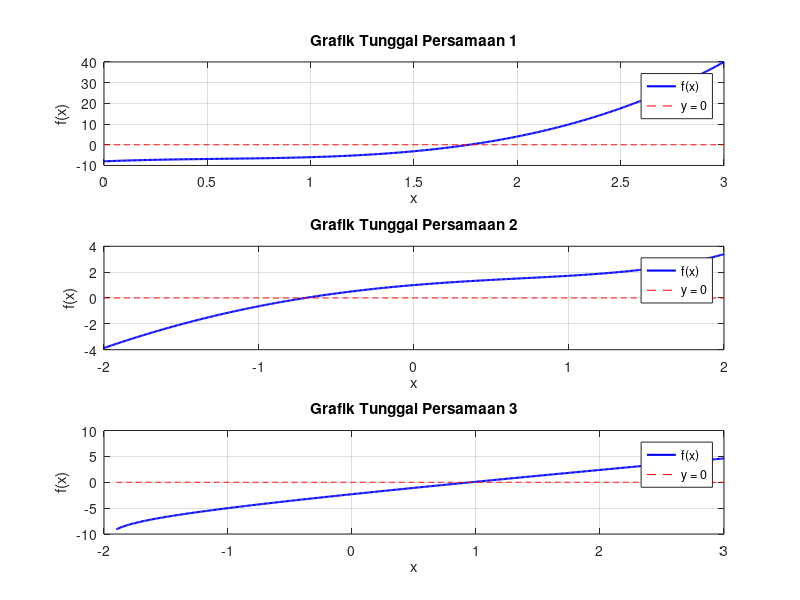
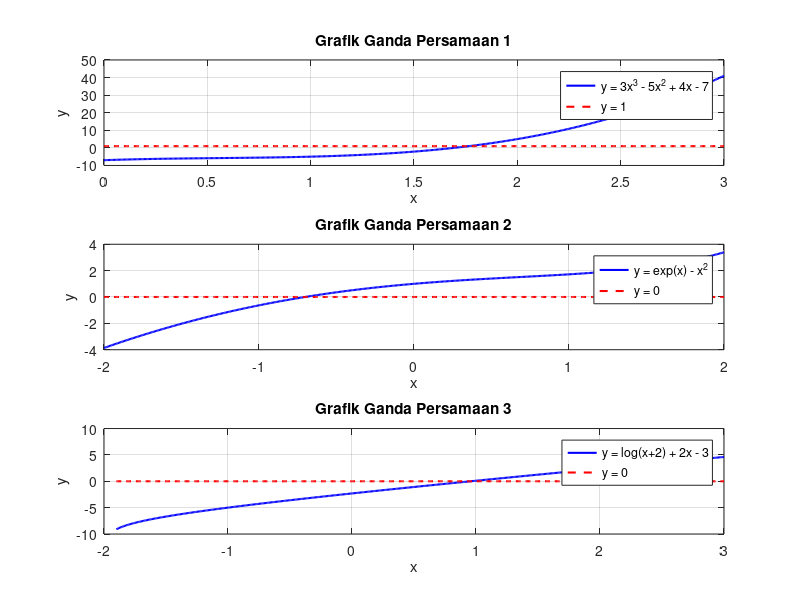

Reproduce these figures in MATLAB, in order.

clc;
clear;
close all;

% ==========================================
% GRAFIK TUNGGAL DAN GRAFIK GANDA
% SISTEM PERSAMAAN NON-LINEAR
% ==========================================

% Persamaan 1:
% y = 3x^3 - 5x^2 + 4x - 7 dan y = 1
f1 = @(x) 3*x.^3 - 5*x.^2 + 4*x - 8;

% Persamaan 2:
% y = exp(x) - x^2 dan y = 0
f2 = @(x) exp(x) - x.^2;

% Persamaan 3:
% y = log(x+2) + 2x - 3 dan y = 0
f3 = @(x) log(x+2) + 2*x - 3;

% ==========================================
% GRAFIK TUNGGAL
% ==========================================

figure(1);

x1 = linspace(0, 3, 500);
subplot(3,1,1);
plot(x1, f1(x1), 'b', 'LineWidth', 1.5);
hold on;
plot(x1, zeros(size(x1)), 'r--');
grid on;
title('Grafik Tunggal Persamaan 1');
xlabel('x');
ylabel('f(x)');
legend('f(x)', 'y = 0');
hold off;

x2 = linspace(-2, 2, 500);
subplot(3,1,2);
plot(x2, f2(x2), 'b', 'LineWidth', 1.5);
hold on;
plot(x2, zeros(size(x2)), 'r--');
grid on;
title('Grafik Tunggal Persamaan 2');
xlabel('x');
ylabel('f(x)');
legend('f(x)', 'y = 0');
hold off;

x3 = linspace(-1.9, 3, 500);
subplot(3,1,3);
plot(x3, f3(x3), 'b', 'LineWidth', 1.5);
hold on;
plot(x3, zeros(size(x3)), 'r--');
grid on;
title('Grafik Tunggal Persamaan 3');
xlabel('x');
ylabel('f(x)');
legend('f(x)', 'y = 0');
hold off;

% ==========================================
% GRAFIK GANDA
% ==========================================

figure(2);

% Persamaan 1
x = linspace(0, 3, 500);
subplot(3,1,1);
plot(x, 3*x.^3 - 5*x.^2 + 4*x - 7, 'b', 'LineWidth', 1.5);
hold on;
plot(x, ones(size(x)), 'r--', 'LineWidth', 1.5);
grid on;
title('Grafik Ganda Persamaan 1');
xlabel('x');
ylabel('y');
legend('y = 3x^3 - 5x^2 + 4x - 7', 'y = 1');
hold off;

% Persamaan 2
x = linspace(-2, 2, 500);
subplot(3,1,2);
plot(x, exp(x) - x.^2, 'b', 'LineWidth', 1.5);
hold on;
plot(x, zeros(size(x)), 'r--', 'LineWidth', 1.5);
grid on;
title('Grafik Ganda Persamaan 2');
xlabel('x');
ylabel('y');
legend('y = exp(x) - x^2', 'y = 0');
hold off;

% Persamaan 3
x = linspace(-1.9, 3, 500);
subplot(3,1,3);
plot(x, log(x+2) + 2*x - 3, 'b', 'LineWidth', 1.5);
hold on;
plot(x, zeros(size(x)), 'r--', 'LineWidth', 1.5);
grid on;
title('Grafik Ganda Persamaan 3');
xlabel('x');
ylabel('y');
legend('y = log(x+2) + 2x - 3', 'y = 0');
hold off;
